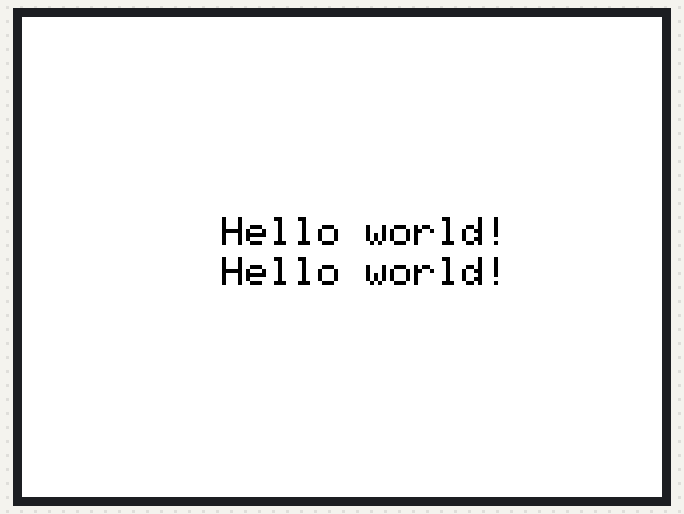
Bench run of a program on a simulated ESP32. On the bench: 320×240 colour display.

Above: at 0.3 s.
At 1.4 s:
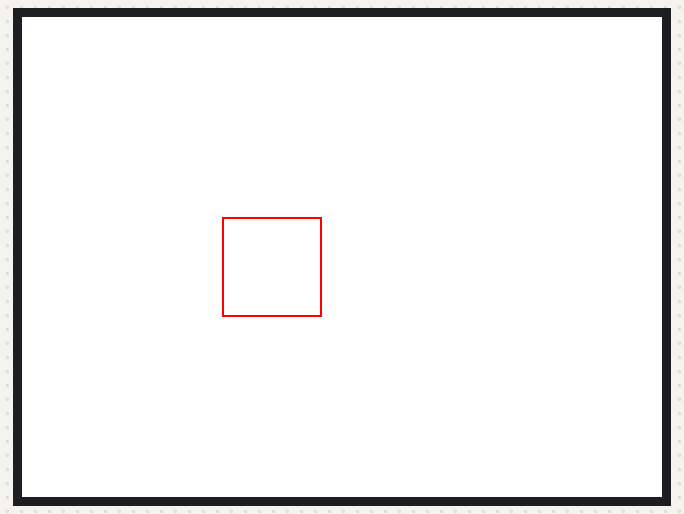
At 3.4 s:
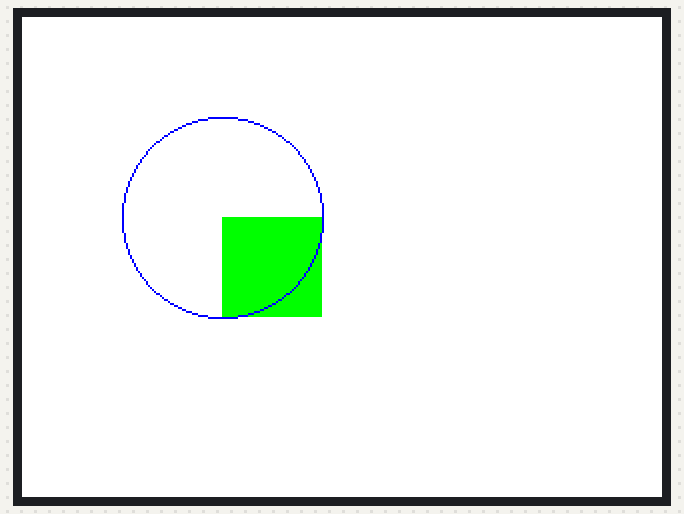
At 4.4 s:
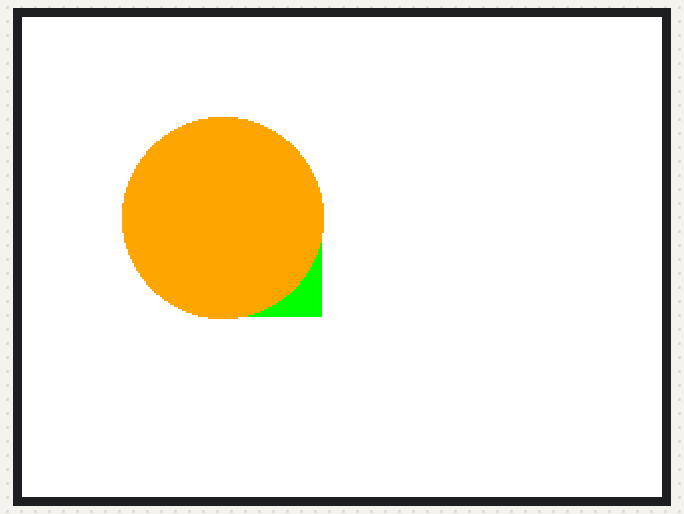
At 5.4 s:
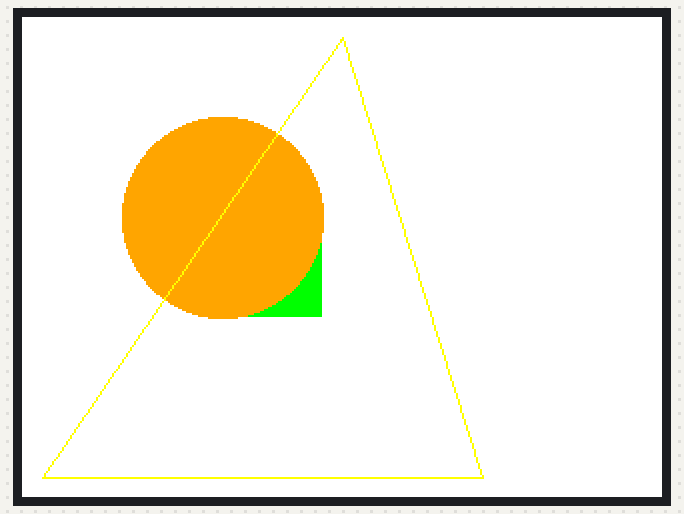
At 6.4 s:
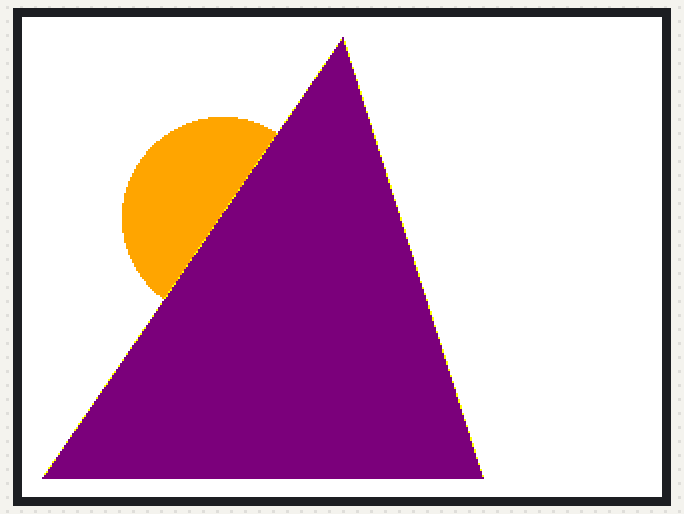

Measured:
- what the display in image 1 shows lasts 1.0 s, from 1.3 s to 2.3 s

The program:

main.cpp
```cpp
#include <M5Core2.h>

void setup()
{
    M5.begin();

    // Fill the screen with white
    M5.Lcd.fillScreen(WHITE);

    // Set the text colour to be black
    // Set the background of the text to be white
    M5.Lcd.setTextColor(BLACK, WHITE);

    // Text size can be set at multiples of 10
    // E.g. text size of 2 means 20 pixels down in the y direction
    // The screen has a size of 320 across, 240 down
    M5.Lcd.setTextSize(2);

    // Set the cursor to start printing at the specified coordinates
    M5.Lcd.setCursor(100, 100);
    M5.Lcd.printf("Hello world!");
    M5.Lcd.setCursor(100, 120);
    M5.Lcd.printf("Hello world!");

    // Clear the screen to white
    delay(1000);
    M5.Lcd.clear(WHITE);

    // Draw rectangle outline at (100, 100) of size 50x50
    // Draw filled in rectangle
    M5.Lcd.drawRect(100, 100, 50, 50, RED);
    delay(1000);
    M5.Lcd.fillRect(100, 100, 50, 50, GREEN);
    delay(1000);

    // Draw circle at (100, 100) with radius 50
    // Draw filled in circle
    M5.Lcd.drawCircle(100, 100, 50, BLUE);
    delay(1000);
    M5.Lcd.fillCircle(100, 100, 50, ORANGE);
    delay(1000);

    // Draw triangle with vertices at (30, 30), (50, 50), (100, 100)
    // Draw filled in triangle
    M5.Lcd.drawTriangle(160, 10, 10, 230, 230, 230, YELLOW);
    delay(1000);
    M5.Lcd.fillTriangle(160, 10, 10, 230, 230, 230, PURPLE);
    delay(1000);
}

void loop()
{

}
```
